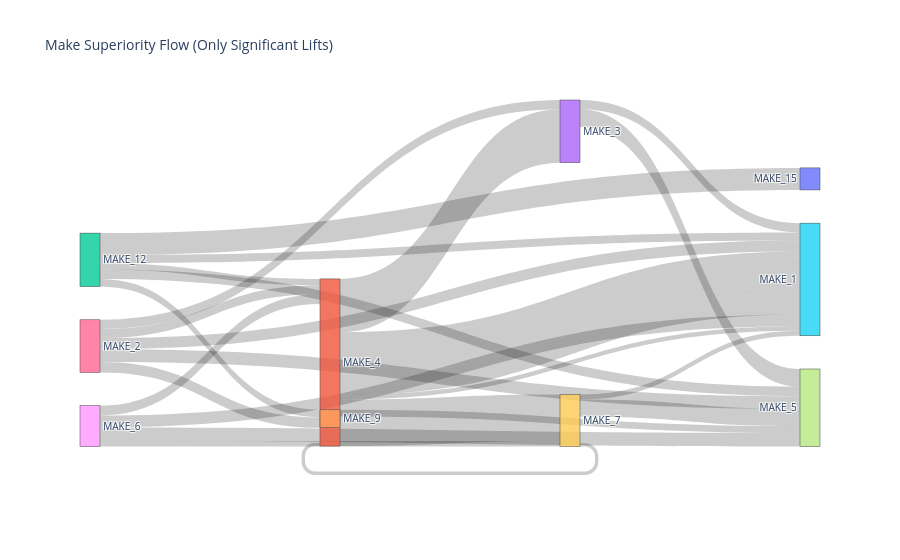

Write notebook code for a chart like this one.
### Code cell
import plotly.graph_objects as go

sig = comparison_df[comparison_df['is_significant']]
labels = list(set(sig['make_a']).union(set(sig['make_b'])))

source = [labels.index(row['make_b']) for _, row in sig.iterrows()]
target = [labels.index(row['make_a']) for _, row in sig.iterrows()]
value  = list(sig['lift_%'])

fig = go.Figure(go.Sankey(
    node=dict(label=labels, pad=15, thickness=20),
    link=dict(source=source, target=target, value=value)
))

fig.update_layout(title="Make Superiority Flow (Only Significant Lifts)", font_size=10)
fig.show()

### Figure 1 — Plotly figure (JSON) as saved in the notebook; plotly's stock layout.template omitted (floating-point values rounded to 4 significant figures)
{"data": [{"link": {"source": [1, 3, 3, 9, 4, 1, 1, 1, 1, 1, 1, 8, 9, 2, 8, 9, 8, 6, 2, 9, 6, 2, 6, 6, 2, 8, 6, 2], "target": [5, 7, 5, 7, 7, 3, 5, 9, 5, 5, 5, 7, 7, 0, 5, 5, 1, 7, 7, 1, 5, 5, 1, 4, 1, 9, 3, 4], "value": [31.86, 94.84, 50.47, 58.63, 35.98, 287.5, 157.2, 251.0, 39.31, 110.3, 24.39, 73.8, 34.25, 118.8, 64.13, 26.78, 53.19, 68.92, 51.82, 18.33, 59.53, 43.38, 48.89, 56.16, 33.82, 29.46, 50.36, 40.36]}, "node": {"label": ["MAKE_15", "MAKE_4", "MAKE_12", "MAKE_3", "MAKE_9", "MAKE_1", "MAKE_2", "MAKE_5", "MAKE_6", "MAKE_7"], "pad": 15, "thickness": 20}, "type": "sankey"}], "layout": {"font": {"size": 10}, "title": {"text": "Make Superiority Flow (Only Significant Lifts)"}}}
